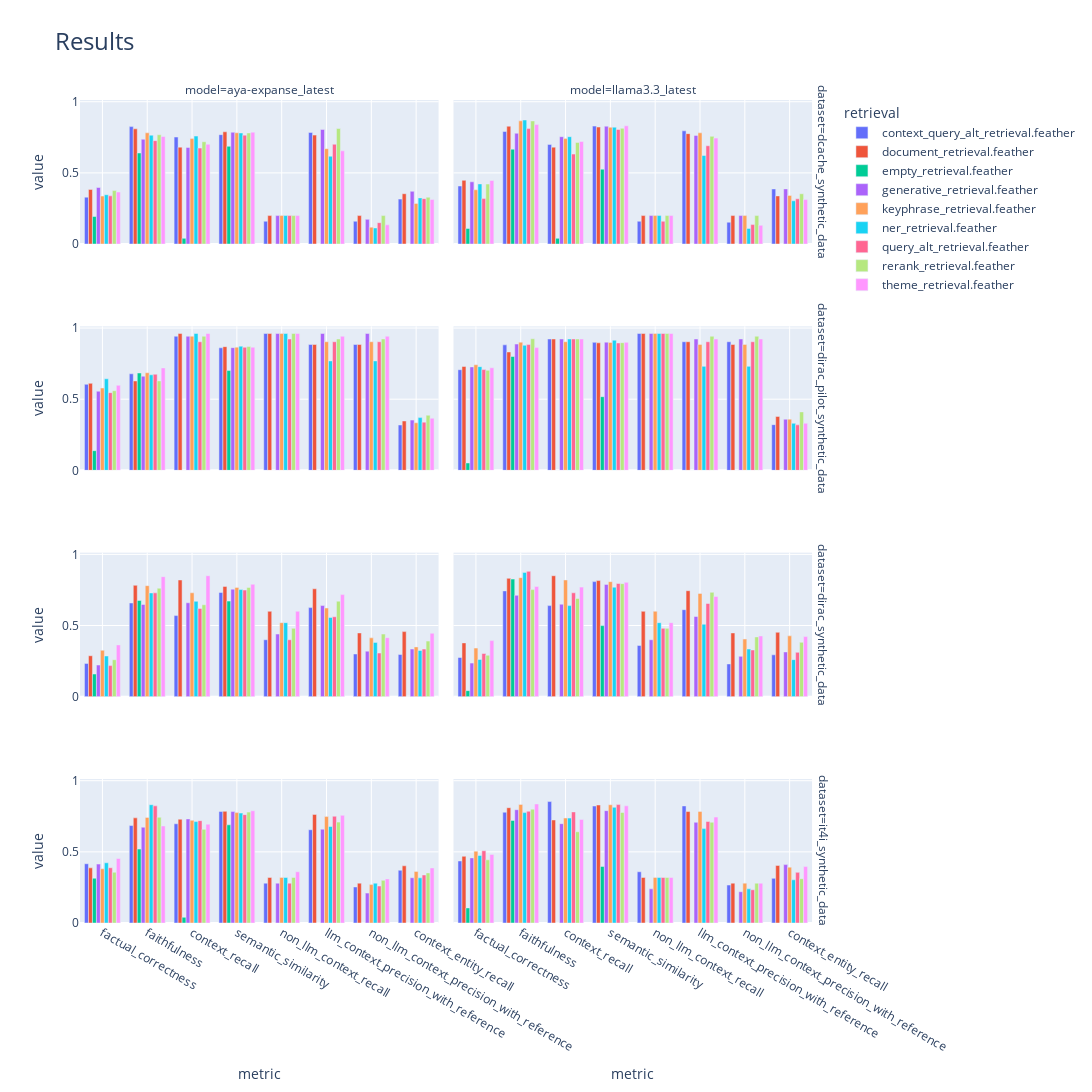
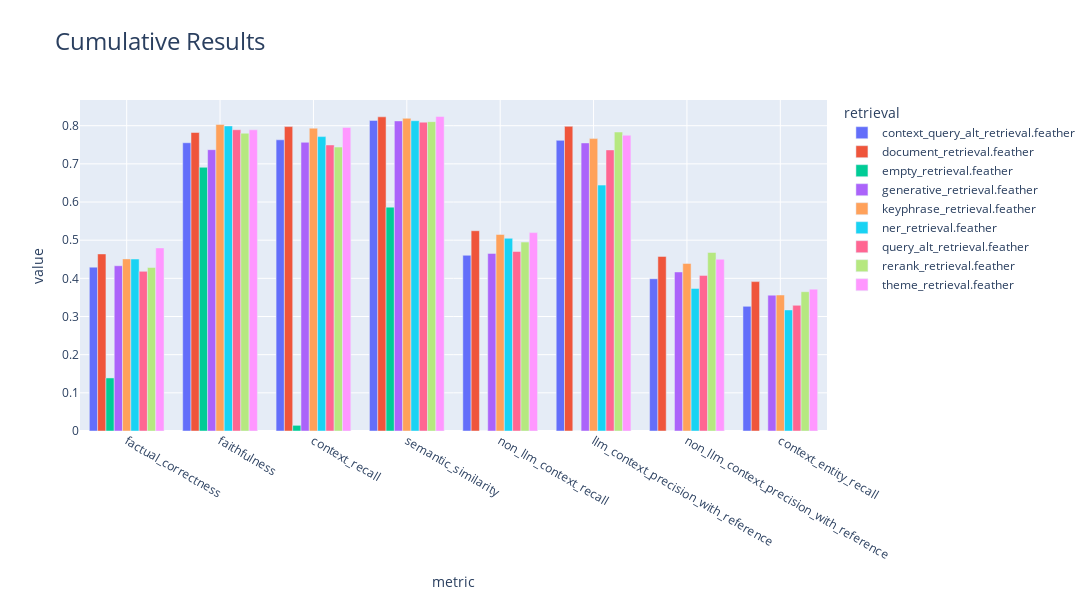
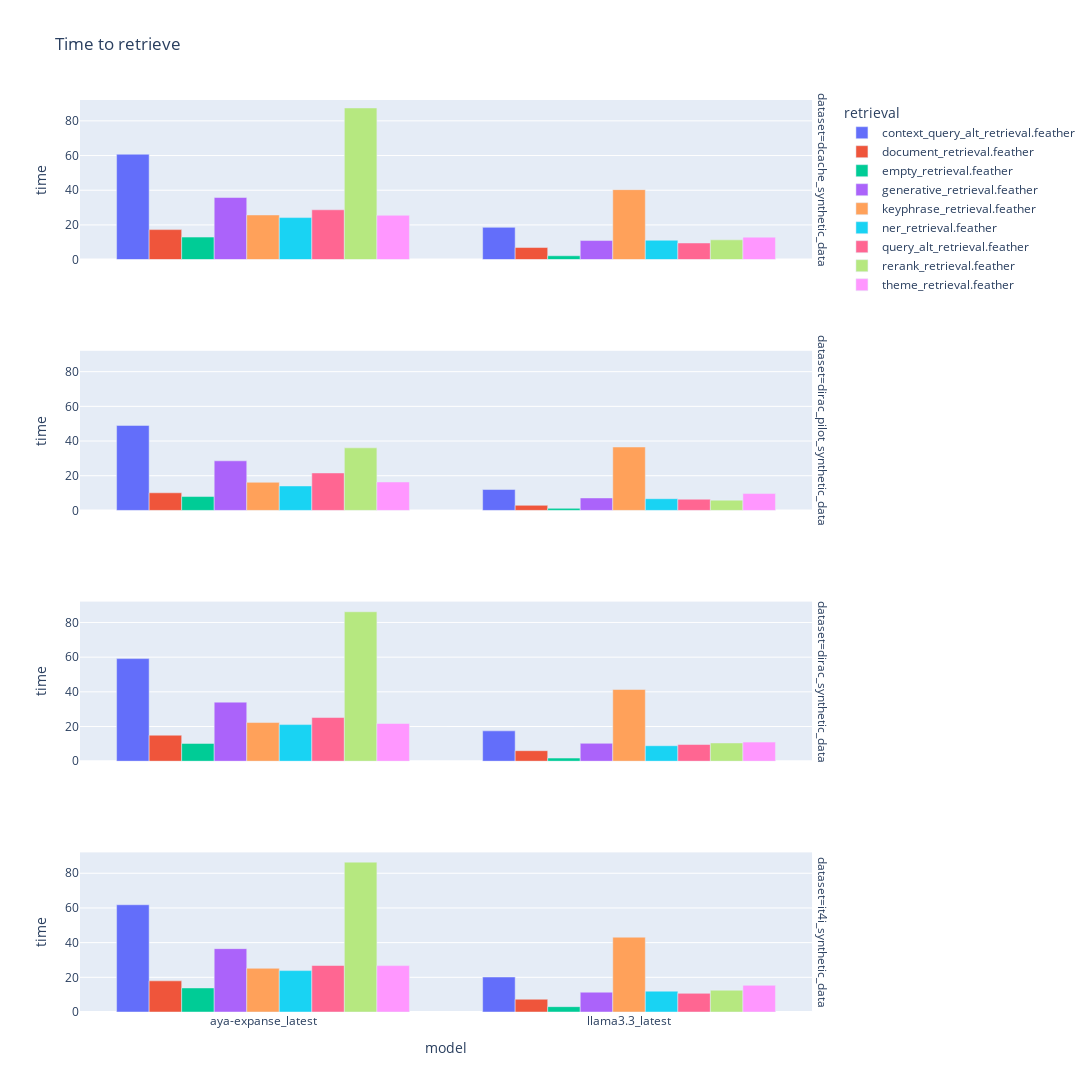
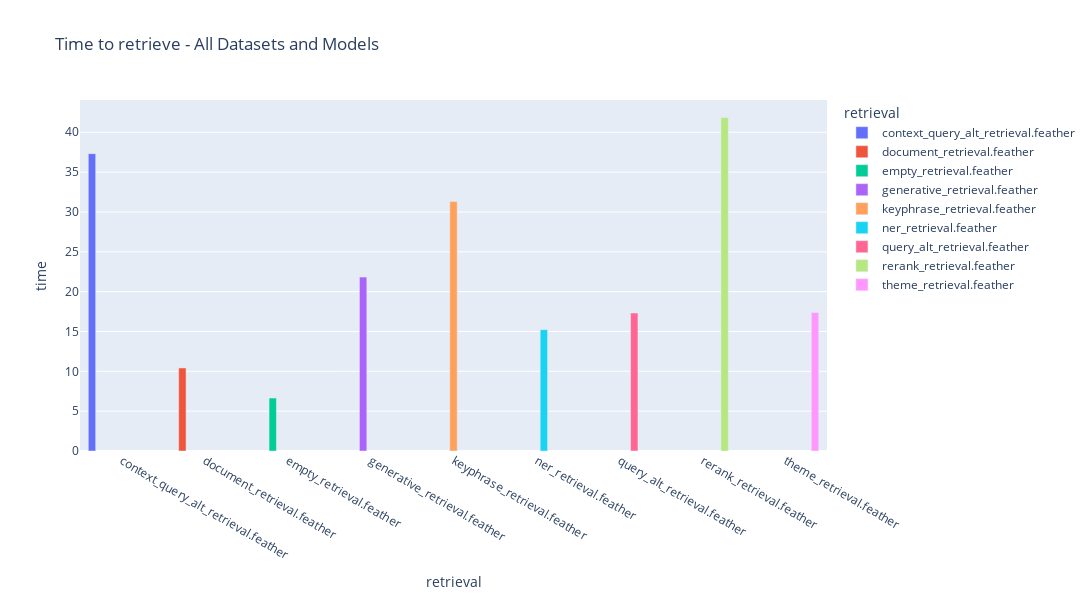

Notebook source saved alongside these figures, in order:
### Code cell
display_results(full_results_df, display_ttr=True)
